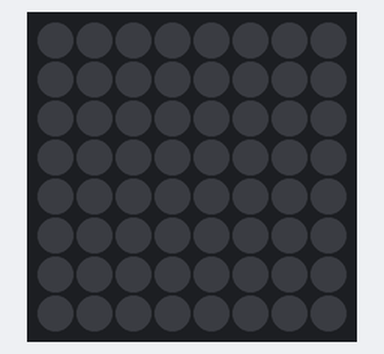
Bench run of a program on a simulated Raspberry Pi (BCM pin numbers) with a Sense HAT. On the bench: the Sense HAT's 8×8 RGB LED matrix.

Above: at 0.1 s.
At 0.6 s:
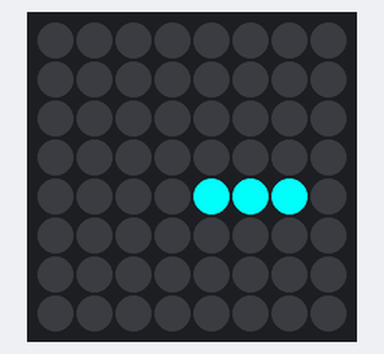
At 1.1 s:
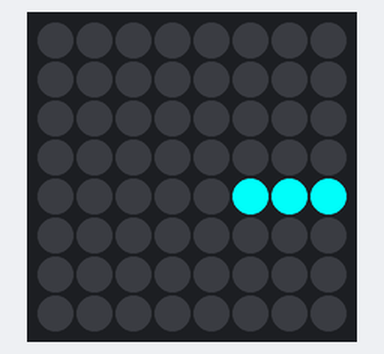
At 2.1 s:
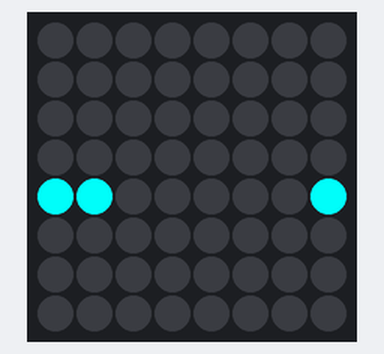
At 3.1 s:
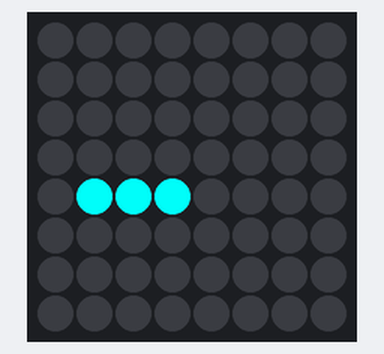
At 4.1 s:
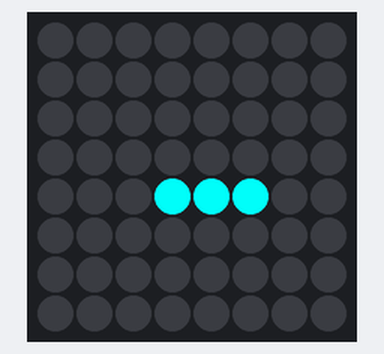

The program:

Slugi_NathanO.py
```python
from sense_hat import SenseHat
sense = SenseHat()
from time import *

slug = [[3, 4], [4, 4], [5, 4]]

cyan = (0, 255, 255)

direction = "right"
blank = (0, 0, 0)

def draw_slug():
    for segment in slug:
        sense.set_pixel(segment[0], segment[1], cyan)

def move():
    last = slug[-1]
    first = slug[0]
    next = list(last)
    if direction == "right":
        if last[0] + 1 == 8:
            next[0] = 0
        else:
            next[0] = last[0] + 1

    elif direction == "left":
        if last[0] - 1 == -1:
            next[0] = 7
        else:
            next[0] = last[0] - 1

    elif direction == "down":
        if last[1] + 1 == 8:
            next[1] = 0
        else:
            next[1] = last[1]


    slug.append(next)
    sense.set_pixel(next[0], next[1], cyan)
    sense.set_pixel(first[0], first[1], blank)
    slug.remove(first)


while True:
    sleep(0.5)
    draw_slug()
    move()
```

Measured:
- by itself, everything shown: repeats every 4.0 s, in 8 steps
- what the display in image 1 shows lasts 0.5 s, from 0.5 s to 1.0 s
